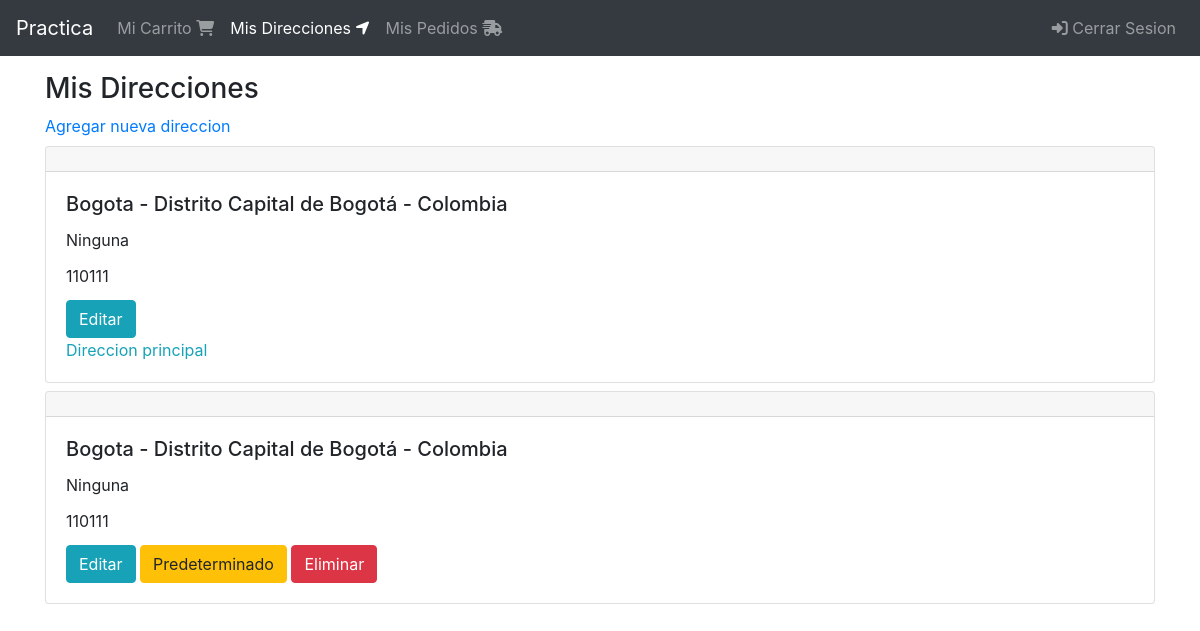
Before: /direcciones/ (signed in) with the older database file.
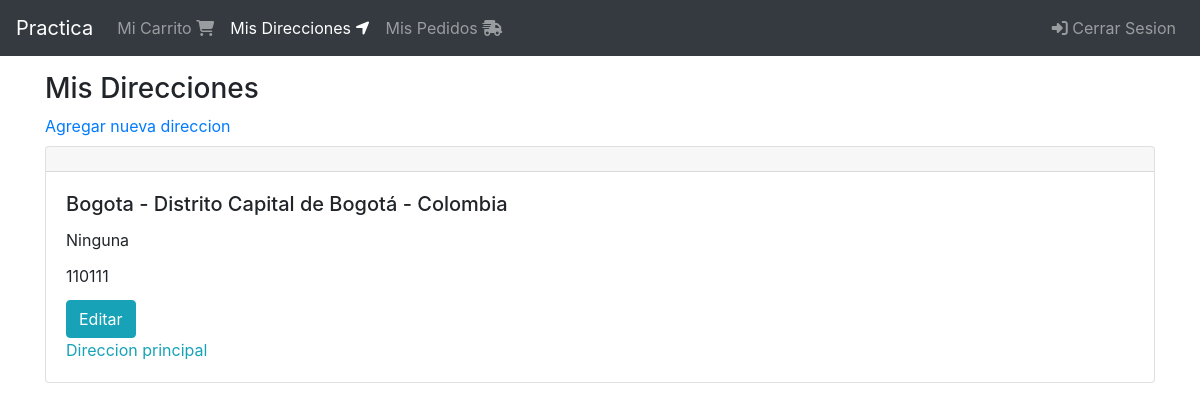
After: the same page with the newer database file.
### shipping_addresses/models.py (models this page shows, shortened)
class ShippingAddress(models.Model):
    user = models.ForeignKey(User, on_delete=models.CASCADE)
    line1 = models.CharField(max_length=200)
    line2 = models.CharField(max_length=200, blank=True)
    city = models.CharField(max_length=100)
    state = models.CharField(max_length=100)
    country = models.CharField(max_length=50)
    reference = models.CharField(max_length=200)
    postal_code = models.CharField(max_length=10)
    default = models.BooleanField(default=False)
    created_at = models.DateTimeField(auto_now_add=True)
    @property
    def address(self):
        return f'{self.city} - {self.state} - {self.country}'

### shipping_addresses/views.py (the view)
# urls.py: path('', views.ShippingAddressListView.as_view(), name='shipping_addresses'),
class ShippingAddressListView(LoginRequiredMixin, ListView):
    login_url = 'login'
    model = ShippingAddress
    template_name = 'shipping_addresses/shipping_addresses.html'
    def get_queryset(self):
        return ShippingAddress.objects.filter(user=self.request.user).order_by('-default')

### shipping_addresses/templates/shipping_addresses/shipping_addresses.html
{% extends 'base.html' %}
{% block content %}
    <div class="col">
        <div class="h3">
            Mis Direcciones
        </div>
        <a href="{% url 'shipping_addresses:create' %}">Agregar nueva direccion</a>
        <div class="mt-2 mb-5">
            {% for shipping_address in object_list %}
                <div class="mt-2">
                    {% include 'shipping_addresses/snippets/shipping_address.html' with edit=True %}
                </div>
            {% endfor %}
        </div>
    </div>
{% endblock  %}

### templates/base.html (shortened to what this page needs)
{% load static %}
<!DOCTYPE html>
<html lang="en">
<head>
    <link rel="stylesheet" href="https://stackpath.bootstrapcdn.com/bootstrap/4.4.1/css/bootstrap.min.css"
>
</head>
<body>
    {% include 'navbar.html' %}
    <div class="container">
        <div class="row mt-3">
            {% block content %}
            {% endblock %}
        </div>
    </div>
</body>
</html>

### templates/navbar.html (shortened to what this page needs)
{% url 'logout' as logout %}
{% url 'carts:cart' as cart %}
{% url 'shipping_addresses:shipping_addresses' as shipping_addresses %}
{% url 'orders:completeds' as completed %}
<nav class="navbar navbar-expand-lg navbar-dark bg-dark">
    <a class="navbar-brand" href="{% url 'index' %}">Practica</a>
    <div class="collapse navbar-collapse" id="navbarSupportedContent">
        <ul class="navbar-nav">
            <li class="nav-item {% if request.path == cart %}active{% endif %}">
                <a class="nav-link" href="{{ cart }}">Mi Carrito <span class="fas fa-shopping-cart"></span></a>
            </li>
            {% if user.is_authenticated %}
                <li class="nav-item {% if request.path == shipping_addresses %}active{% endif %}">
                    <a class="nav-link" href="{{ shipping_addresses }}">Mis Direcciones <span class="fas fa-location-arrow"></span></a>
                </li>
                <li class="nav-item {% if request.path == completed %}active{% endif %}">
                    <a class="nav-link" href="{{ completed }}">Mis Pedidos <span class="fas fa-shipping-fast"></span></a>
                </li>
            {% endif %}
        </ul>
        <ul class="navbar-nav ml-auto">
            {% if user.is_authenticated %}
                <li class="nav-item {% if request.path == logout %}active{% endif %}">
                    <a class="nav-link" href="{{ logout }}">
                        <span class="fas fa-sign-in-alt"></span>
                        Cerrar Sesion</a>
                </li>
            {% endif %}
        </ul>
    </div>
</nav>

### shipping_addresses/templates/shipping_addresses/snippets/shipping_address.html
<div class="card">
    <h5 class="card-header"></h5>
    <div class="card-body">
        <h5 class="card-title">{{ shipping_address.address }}</h5>
        <div class="card-title">
            {{ shipping_address.reference }}
        </div>
        <div class="card-title">
            {{ shipping_address.postal_code }}
        </div>
        {% if edit %}
            <div class="mt-2">
                <a href="{% url 'shipping_addresses:update' shipping_address.pk %}" class="btn btn-info">Editar</a>
                {% if shipping_address.default %}
                    <div class="text-info">
                        Direccion principal
                    </div>
                {% else %}
                    <a href="{% url 'shipping_addresses:default' shipping_address.pk %}" class="btn btn-warning">Predeterminado</a>
                    <a href="{% url 'shipping_addresses:delete' shipping_address.pk %}" class="btn btn-danger">Eliminar</a>
                {% endif %}
        {% endif %}
        </div>
    </div>
</div>

Changed rows visible on the page:
removed ShippingAddress: address "Bogota - Distrito Capital de Bogotá - Colombia", reference "Ninguna", postal_code "110111", default "Predeterminado"
